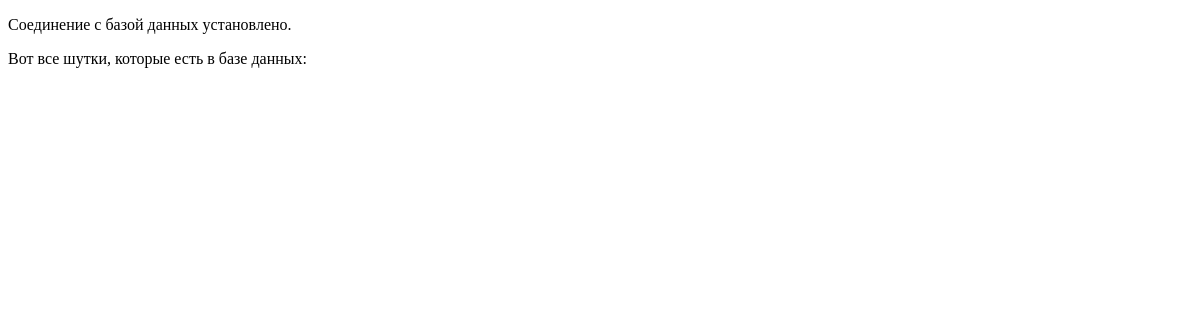
/listjokes/index.php, run on an earlier commit of the app's database.
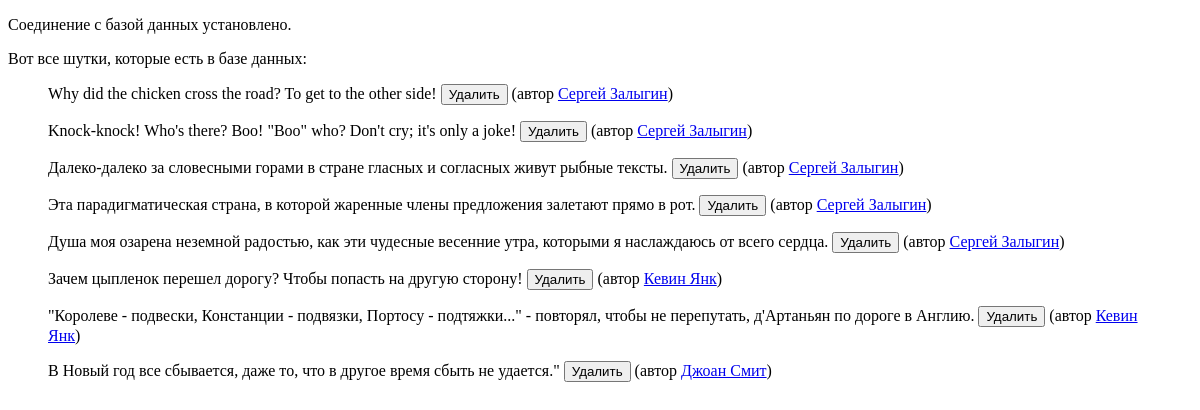
And on a later commit of the database.
### tables this page shows
CREATE TABLE `joke` (
  `id` int(11) NOT NULL,
  `joketext` text,
  `jokedate` date NOT NULL,
  `authorid` int(11) DEFAULT NULL
);

CREATE TABLE `author` (
  `id` int(11) NOT NULL,
  `name` varchar(255) DEFAULT NULL,
  `email` varchar(255) DEFAULT NULL
);

### listjokes/index.php (called while the page is built, shortened)
<?php
require_once "../deletejoke/index.php";
try {
	$sql = 'SELECT joke.id, joketext, name, email FROM joke INNER JOIN author ON ( authorid=author.id )';
	$result = $pdo->query($sql);
} catch (PDOException $e) {
	$output = 'Ошибка при извлечении шуток: ' . $e->getMessage();
	include 'error.html.php';
	exit();
}
foreach ($result as $row) {
	$jokes[] = [
		'id' => $row['id'],
		'joketext' => $row['joketext'],
		'name' => $row['name'],
		'email' => $row['email'],
	];
}
include 'jokes.html.php';

### listjokes/jokes.html.php (the view, shortened to what this page needs)
<!DOCTYPE html>
<html lang="en">
	<head>
	</head>
	<body>
		<p>Вот все шутки, которые есть в базе данных:</p>
		<?php foreach ($jokes as $joke): ?>
			<form action="?deletejoke" method="post">
				<blockquote>
					<p>
						<?php
echo htmlspecialchars($joke['joketext'], ENT_QUOTES, 'UTF-8');
?>
						<input type="submit" value="Удалить">
		(автор <a href="mailto:
	<?php echo htmlspecialchars($joke['email'], ENT_QUOTES, 'UTF-8'); ?>">
	<?php echo htmlspecialchars($joke['name'], ENT_QUOTES, 'UTF-8'); ?></a>)
					</p>
				</blockquote>
			</form>
		<?php endforeach;?>
	</body>
</html>

What changed in the data, as far as the page shows it:
now on this page (row edited): joke: joketext "Why did the chicken cross the road? To get to the other side!", authorid.name "Сергей Залыгин"
now on this page (row edited): joke: joketext "Knock-knock! Who's there? Boo! \"Boo\" who? Don't cry; it's only a joke!", authorid.name "Сергей Залыгин"
now on this page (row edited): joke: joketext "Далеко-далеко за словесными горами в стране гласных и согласных живут рыбные тексты.", authorid.name "Сергей Залыгин"
now on this page (row edited): joke: joketext "Эта парадигматическая страна, в которой жаренные члены предложения залетают прямо в рот.", authorid.name "Сергей Залыгин"
now on this page (row edited): joke: joketext "Душа моя озарена неземной радостью, как эти чудесные весенние утра, которыми я наслаждаюсь от всего сердца.", authorid.name "Сергей Залыгин"
added joke: joketext "Зачем цыпленок перешел дорогу? Чтобы попасть на другую сторону!", authorid.name "Кевин Янк"
added joke: joketext "\"Королеве - подвески, Констанции - подвязки, Портосу - подтяжки...\" - повторял, чтобы не перепутать, д'Артаньян по дороге в Англию.", authorid.name "Кевин Янк"
added joke: joketext "В Новый год все сбывается, даже то, что в другое время сбыть не удается.\"", authorid.name "Джоан Смит"
